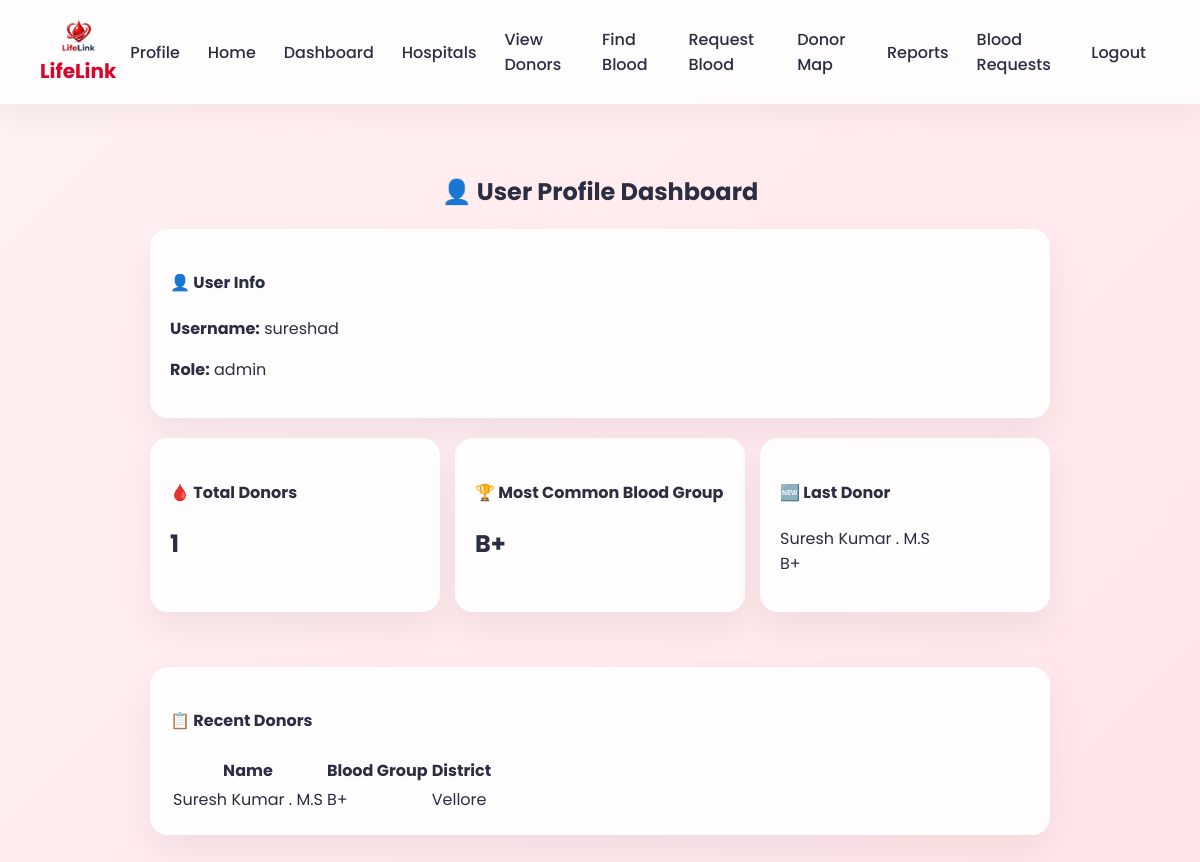
Before: /profile (signed in) with the older database file.
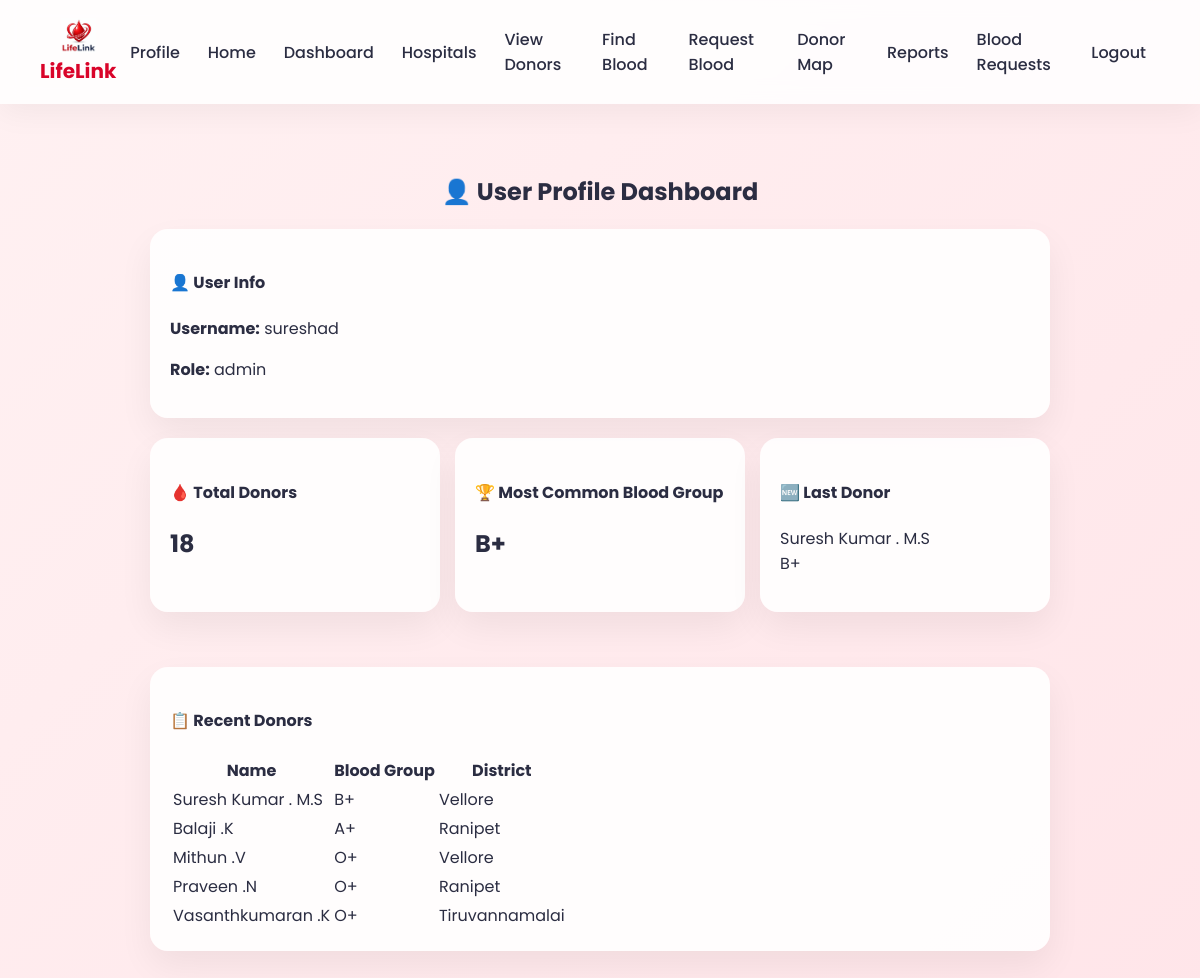
After: the same page with the newer database file.
### tables this page shows
CREATE TABLE donors(
        donor_id INTEGER PRIMARY KEY,
        name TEXT,
        age INTEGER,
        gender TEXT,
        blood_group TEXT,
        district TEXT,
        phone TEXT,
        email TEXT,
        bio TEXT
    );

### app.py (the view)
@app.route("/profile")
@login_required
def profile():
    conn = get_db()
    cursor = conn.cursor()
    username = session.get("username")
    role = session.get("role")
    cursor.execute("SELECT COUNT(*) FROM donors")
    total_donors = cursor.fetchone()[0]
    cursor.execute("SELECT name, blood_group FROM donors ORDER BY donor_id DESC LIMIT 1")
    last_donor = cursor.fetchone()
    cursor.execute("""
        SELECT blood_group, COUNT(*) as count
        FROM donors
        GROUP BY blood_group
        ORDER BY count DESC
        LIMIT 1
    """)
    common_bg = cursor.fetchone()
    cursor.execute("""
        SELECT name, blood_group, district
        FROM donors
        ORDER BY donor_id DESC
        LIMIT 5
    """)
    recent_donors = cursor.fetchall()
    conn.close()
    return render_template("profile.html",
        username=username,
        role=role,
        total_donors=total_donors,
        last_donor=last_donor,
        common_bg=common_bg,
        recent_donors=recent_donors
    )

### app.py (called while the page is built)
def get_db():
    conn = sqlite3.connect("database.db")
    conn.row_factory = sqlite3.Row
    return conn

def login_required(f):
    @wraps(f)
    def wrapper(*args, **kwargs):
        if "username" not in session:
            flash("Please login first")
            return redirect(url_for("login_page"))
        return f(*args, **kwargs)
    return wrapper

### templates/profile.html
{% extends "base.html" %}
{% block content %}
<div style="max-width:900px; margin:auto;">
<h2 style="text-align:center;">👤 User Profile Dashboard</h2>
<div class="card" style="padding:20px; margin-bottom:20px;">
    <h4>👤 User Info</h4>
    <p><strong>Username:</strong> {{ username }}</p>
    <p><strong>Role:</strong> {{ role }}</p>
</div>
<div style="display:flex; gap:15px; flex-wrap:wrap;">
<div class="card" style="flex:1; padding:20px;">
    <h4>🩸 Total Donors</h4>
    <h2>{{ total_donors }}</h2>
</div>
<div class="card" style="flex:1; padding:20px;">
    <h4>🏆 Most Common Blood Group</h4>
    <h2>{{ common_bg[0] if common_bg else 'N/A' }}</h2>
</div>
<div class="card" style="flex:1; padding:20px;">
    <h4>🆕 Last Donor</h4>
    <p>
        {{ last_donor[0] if last_donor else 'N/A' }} <br>
        {{ last_donor[1] if last_donor else '' }}
    </p>
</div>
</div>
<br>
<div class="card" style="padding:20px;">
    <h4>📋 Recent Donors</h4>
    <table class="table">
        <tr>
            <th>Name</th>
            <th>Blood Group</th>
            <th>District</th>
        </tr>
        {% for d in recent_donors %}
        <tr>
            <td>{{ d[0] }}</td>
            <td>{{ d[1] }}</td>
            <td>{{ d[2] }}</td>
        </tr>
        {% endfor %}
    </table>
</div>
</div>
{% endblock %}

### templates/base.html (shortened to what this page needs)
<!DOCTYPE html>
<html>
<head>
</head>
<body>
<div class="navbar">
<div class="logo-container">
    <img src="{{ url_for('static', filename='logo.png') }}" class="logo-img">
    <div class="logo-text">LifeLink</div>
</div>
<div class="nav-links">
<a href="{{ url_for('profile') }}">Profile</a>
<a href="{{ url_for('home') }}">Home</a>
<a href="{{ url_for('dashboard') }}">Dashboard</a>
<a href="{{ url_for('hospitals') }}">Hospitals</a>
<a href="{{ url_for('donors') }}">View Donors</a>
<a href="{{ url_for('findblood') }}">Find Blood</a>
<a href="{{ url_for('request_blood') }}">Request Blood</a>
<a href="{{ url_for('donor_map') }}">Donor Map</a>
<a href="{{ url_for('reports') }}">Reports</a>
{% if session.get("role") == "admin" %}
<a href="{{ url_for('blood_requests') }}">Blood Requests</a>
{% endif %}
<a href="{{ url_for('logout') }}">Logout</a>
</div>
</div>
<div class="container">
{% block content %}
{% endblock %}
</div>
</body>
</html>

### templates/base.html (style rules this page uses)
body { margin:0; font-family:'Poppins',sans-serif; background:linear-gradient(135deg,#fff1f2,#ffe5e9); color:#2b2d42; }
.navbar { display:flex; justify-content:space-between; align-items:center; padding:18px 40px; background:rgba(255,255,255,0.85); backdrop-filter:blur(10px); box-shadow:0 8px 30px rgba(0,0,0,0.05); position:sticky; top:0; z-index:1000; }
.logo-container { display:flex; flex-direction:column; align-items:center; }
.logo-img { width:35px; height:auto; }
.logo-text { font-size:20px; font-weight:700; color:#d90429; margin-top:3px; }
.nav-links { display:flex; align-items:center; }
.nav-links a { margin:0 14px; text-decoration:none; color:#2b2d42; font-weight:500; position:relative; transition:0.3s ease; }
.nav-links a::after { content:""; position:absolute; width:0%; height:2px; left:0; bottom:-5px; background:#d90429; transition:0.3s ease; }
.container { padding:50px; }
.card { background:rgba(255,255,255,0.9); padding:30px; border-radius:18px; box-shadow:0 15px 35px rgba(0,0,0,0.06); margin-bottom:30px; }

Changed rows visible on the page:
added donors: name "Balaji .K", blood_group "A+", district "Ranipet"
added donors: name "Mithun .V", blood_group "O+", district "Vellore"
added donors: name "Praveen .N", blood_group "O+", district "Ranipet"
added donors: name "Vasanthkumaran .K", blood_group "O+", district "Tiruvannamalai"
Other visible differences:
{{ total_donors }}: "1" → "18"
